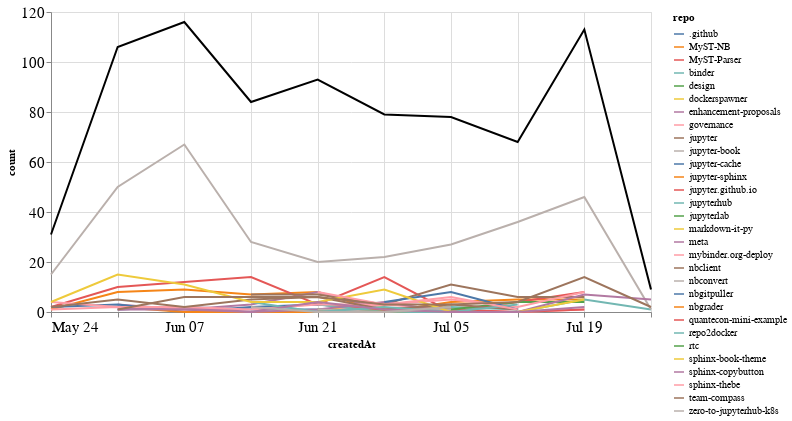

Notebook source saved alongside this figure:
### Markdown cell above
## Comments

### Code cell
comments_time = comments.groupby('repo').resample('W', on='createdAt').count()['author'].reset_index()
comments_time = comments_time.rename(columns={'author': 'count'})
comments_time_total = comments_time.groupby('createdAt').agg({"count": "sum"}).reset_index()
ch1 = alt.Chart(comments_time, width=600).mark_line().encode(
    x='createdAt',
    y='count',
    color='repo',
    tooltip="repo"
)

ch2 = alt.Chart(comments_time_total, width=600).mark_line(color="black").encode(
    x='createdAt',
    y='count',
)

ch1 + ch2

### Figure 1 — Vega-Lite specification as saved in the notebook (floating-point values rounded to 4 significant figures; data arrays with more than 128 entries replaced by an {"elided": "..."} marker saying what was removed)
{"config": {"axisLeft": {"labelFontSize": 15}, "axisBottom": {"labelFontSize": 15}}, "layer": [{"data": {"name": "data-584491411aab9c7651e8e0201b90206f"}, "mark": "line", "encoding": {"color": {"type": "nominal", "field": "repo"}, "tooltip": {"type": "nominal", "field": "repo"}, "x": {"type": "temporal", "field": "createdAt"}, "y": {"type": "quantitative", "field": "count"}}, "width": 600}, {"data": {"name": "data-a3ab705a204f5b97f85bce526cb1ea17"}, "mark": {"type": "line", "color": "black"}, "encoding": {"x": {"type": "temporal", "field": "createdAt"}, "y": {"type": "quantitative", "field": "count"}}, "width": 600}], "$schema": "https://vega.github.io/schema/vega-lite/v4.8.1.json", "datasets": {"data-584491411aab9c7651e8e0201b90206f": {"elided": "164 records"}, "data-a3ab705a204f5b97f85bce526cb1ea17": [{"createdAt": "2020-05-24T00:00:00", "count": 31}, {"createdAt": "2020-05-31T00:00:00", "count": 106}, {"createdAt": "2020-06-07T00:00:00", "count": 116}, {"createdAt": "2020-06-14T00:00:00", "count": 84}, {"createdAt": "2020-06-21T00:00:00", "count": 93}, {"createdAt": "2020-06-28T00:00:00", "count": 79}, {"createdAt": "2020-07-05T00:00:00", "count": 78}, {"createdAt": "2020-07-12T00:00:00", "count": 68}, {"createdAt": "2020-07-19T00:00:00", "count": 113}, {"createdAt": "2020-07-26T00:00:00", "count": 9}]}}
